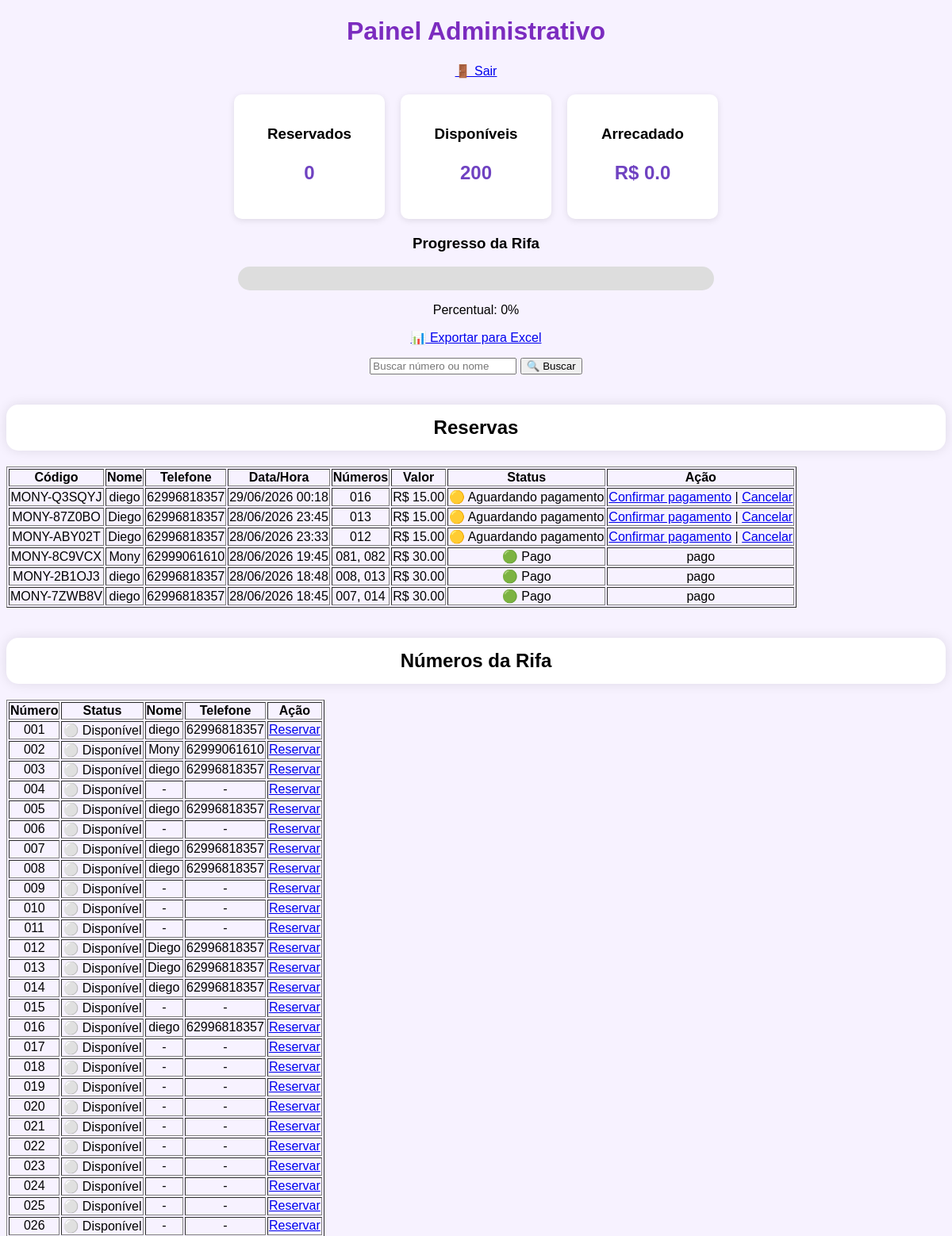
Before: /admin (signed in, upper part) with the older database file.
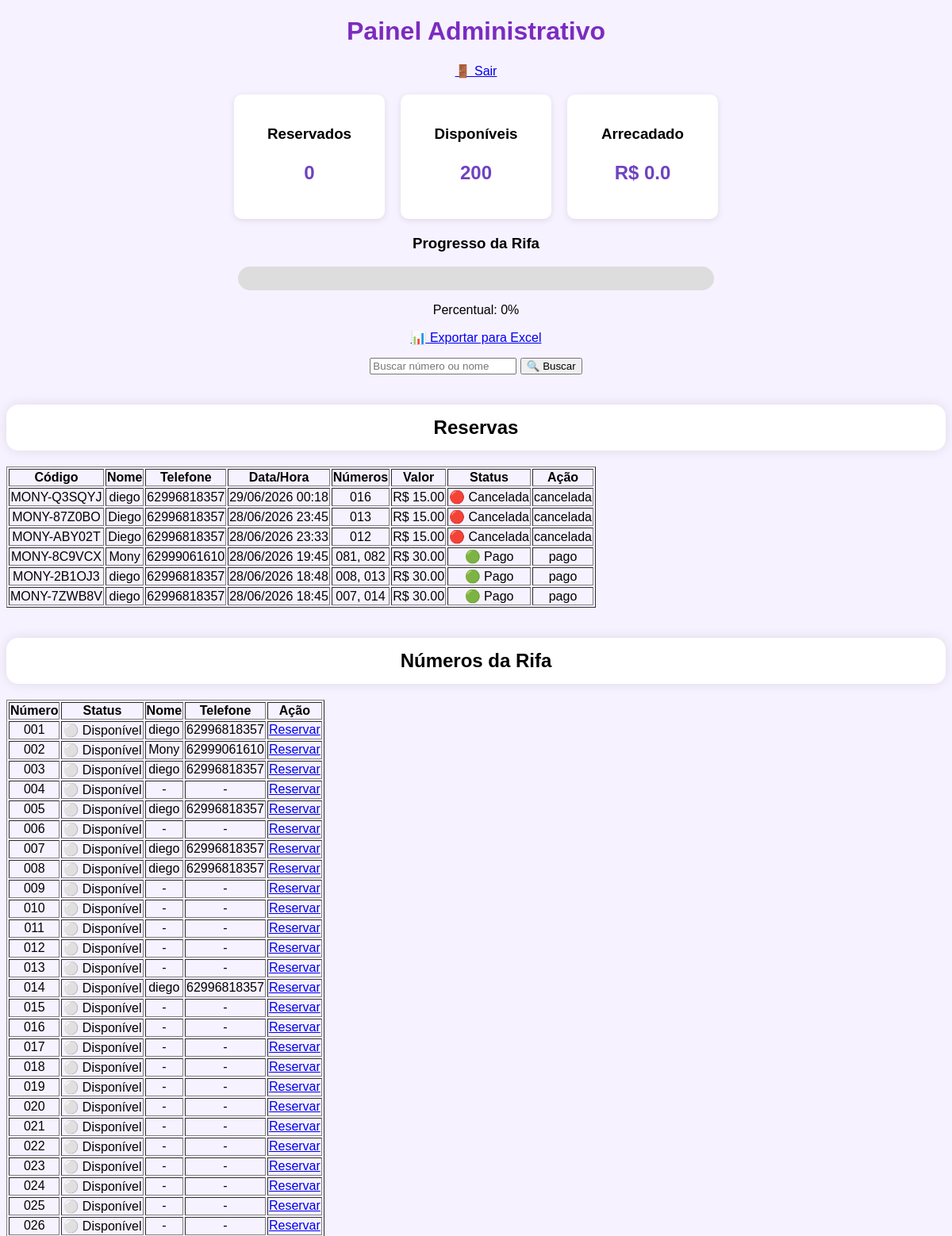
After: the same page with the newer database file.
### models.py (models this page shows)
class Reserva(db.Model):
    __tablename__ = "reserva"
    id = db.Column(db.Integer, primary_key=True)
    codigo = db.Column(db.String(20), unique=True)
    nome = db.Column(db.String(120), nullable=False)
    telefone = db.Column(db.String(20), nullable=False)
    valor_total = db.Column(db.Float)
    status = db.Column(db.String(20), default="aguardando_pagamento")
    data = db.Column(db.DateTime, default=datetime.utcnow)
    numeros = db.relationship("ReservaNumero", backref="reserva")

class Numero(db.Model):
    ...
    id = db.Column(db.Integer, primary_key=True)
    numero = db.Column(
        db.Integer,
        unique=True,
        nullable=False
    )
    status = db.Column(
        db.String(50),
        default="disponivel"
    )
    nome = db.Column(
        db.String(100)
    )
    telefone = db.Column(
        db.String(20)
    )

class ReservaNumero(db.Model):
    __tablename__ = "reserva_numero"
    id = db.Column(db.Integer, primary_key=True)
    reserva_id = db.Column(
        db.Integer,
        db.ForeignKey("reserva.id")
    )
    numero_id = db.Column(
        db.Integer,
        db.ForeignKey("numero.id")
    )
    numero = db.relationship("Numero")

### app.py (the view)
@app.route("/admin")
def admin():
    if not session.get("admin"):
        return redirect("/login")
    busca = request.args.get("busca", "")
    if busca:
        numeros = Numero.query.filter(
        (Numero.nome.contains(busca)) |
        (Numero.numero.like(f"%{busca}%"))
    ).order_by(Numero.numero).all()
    else:
        numeros = Numero.query.order_by(
        Numero.numero
    ).all()
    reservados = Numero.query.filter(
        Numero.status.in_(["reservado", "pago"])
    ).count()
    disponiveis = Numero.query.filter_by(
        status="disponivel"
    ).count()
    arrecadado = reservados * VALOR_NUMERO
    percentual = round((reservados / 200) * 100)
    reservas = Reserva.query.order_by(Reserva.data.desc()).all()
    return render_template(
    "admin.html",
    numeros=numeros,
    reservas=reservas,
    reservados=reservados,
    disponiveis=disponiveis,
    arrecadado=arrecadado,
    percentual=percentual,
    busca=busca
    )

### templates/admin.html (shortened to what this page needs)
<!doctype html>
<html lang="pt-BR">
  <head>
    <link
      rel="stylesheet"
      href="{{ url_for('static', filename='css/style.css') }}"
    />
  </head>
  <body>
    <div class="container">
      <h1>Painel Administrativo</h1>
      <p>
        <a href="/logout">🚪 Sair</a>
      </p>
      <div class="dashboard">
        <div class="card">
          <h3>Reservados</h3>
          <p>{{ reservados }}</p>
        </div>
        <div class="card">
          <h3>Disponíveis</h3>
          <p>{{ disponiveis }}</p>
        </div>
        <div class="card">
          <h3>Arrecadado</h3>
          <p>R$ {{ arrecadado }}</p>
        </div>
      </div>
      <h3>Progresso da Rifa</h3>
      <div class="barra">
      </div>
      <p>Percentual: {{ percentual }}%</p>
      <p>
        <a href="/exportar">📊 Exportar para Excel</a>
      </p>
      <form method="GET" action="/admin">
        <input
          type="text"
          name="busca"
          placeholder="Buscar número ou nome"
          value="{{ busca or '' }}"
        />
        <button type="submit">🔍 Buscar</button>
      </form>
      <br />
      <h2>Reservas</h2>
      <table border="1">
        <tr>
          <th>Código</th>
          <th>Nome</th>
          <th>Telefone</th>
          <th>Data/Hora</th>
          <th>Números</th>
          <th>Valor</th>
          <th>Status</th>
          <th>Ação</th>
        </tr>
        {% for reserva in reservas %}
        <tr>
          <td>{{ reserva.codigo }}</td>
          <td>{{ reserva.nome }}</td>
          <td>{{ reserva.telefone }}</td>
          <td>{{ reserva.data.strftime("%d/%m/%Y %H:%M") }}</td>
          <td>
            {% for item in reserva.numeros %} {{
            "%03d"|format(item.numero.numero) }}{% if not loop.last %}, {% endif
            %} {% endfor %}
          </td>
          <td>R$ {{ "%.2f"|format(reserva.valor_total) }}</td>
          <td>
            {% if reserva.status == "pago" %} 🟢 Pago {% elif reserva.status ==
            "cancelada" %} 🔴 Cancelada {% else %} 🟡 Aguardando pagamento {%
            endif %}
          </td>
          <td>
            {% if reserva.status == "aguardando_pagamento" %}
            <a href="/confirmar_pagamento/{{ reserva.id }}"
              >Confirmar pagamento</a
            >
            |
            <a href="/cancelar_reserva/{{ reserva.id }}">Cancelar</a>
            {% else %} {{ reserva.status }} {% endif %}
          </td>
        </tr>
        {% endfor %}
      </table>
      <br />
      <h2>Números da Rifa</h2>
      <table border="1">
        <tr>
          <th>Número</th>
          <th>Status</th>
          <th>Nome</th>
          <th>Telefone</th>
          <th>Ação</th>
        </tr>
        {% for numero in numeros %}
        <tr>
          <td>{{ "%03d"|format(numero.numero) }}</td>
          <td>
            {% if numero.status == "pago" %} 🟢 Pago {% elif numero.status ==
            "reservado" %} 🟡 Reservado {% else %} ⚪ Disponível {% endif %}
          </td>
          <td>{{ numero.nome or "-" }}</td>
          <td>{{ numero.telefone or "-" }}</td>
          <td>
            <a href="/toggle/{{ numero.id }}">
              {% if numero.status == "disponivel" %} Reservar {% elif
              numero.status == "reservado" %} Marcar Pago {% else %} Liberar {%
              endif %}
            </a>
          </td>
        </tr>
        {% endfor %}
      </table>
    </div>
  </body>
</html>

### static/css/style.css (style rules this page uses)
body { font-family: Arial; text-align: center; background: #f7f2ff; }
h1 { color: #7b2cbf; }
h2 { background: white; padding: 15px; border-radius: 15px; box-shadow: 0 0 15px rgba(0, 0, 0, 0.1); }
.dashboard { display: flex; justify-content: center; gap: 20px; margin: 20px 0; }
.card { background: white; padding: 20px; border-radius: 10px; min-width: 150px; text-align: center; box-shadow: 0 2px 8px rgba(0, 0, 0, 0.1); }
.card h3 { margin-bottom: 10px; }
.card p { font-size: 24px; font-weight: bold; color: #6f42c1; }
.barra { width: 600px; max-width: 90%; height: 30px; background: #ddd; border-radius: 20px; overflow: hidden; margin: 15px auto; }

Changed rows visible on the page:
changed Reserva "MONY-Q3SQYJ": status (not shown) → "cancelada"; status "🟡 Aguardando pagamento Confirmar pagamento | Cancelar" → "🔴 Cancelada"
changed Numero (number 1 of 28 on the later page): nome "diego" → "-"; telefone "62996818357" → "-"
changed Reserva "MONY-87Z0BO": status (not shown) → "cancelada"; status "🟡 Aguardando pagamento Confirmar pagamento | Cancelar" → "🔴 Cancelada"
changed Numero (number 2 of 28 on the later page): nome "Diego" → "-"; telefone "62996818357" → "-"
changed Reserva "MONY-ABY02T": status (not shown) → "cancelada"; status "🟡 Aguardando pagamento Confirmar pagamento | Cancelar" → "🔴 Cancelada"
changed Numero (number 3 of 28 on the later page): nome "Diego" → "-"; telefone "62996818357" → "-"
